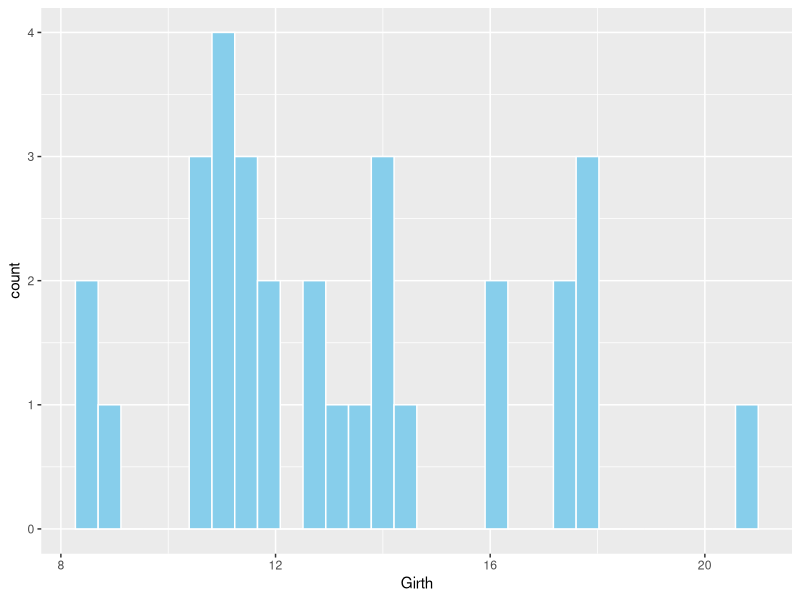
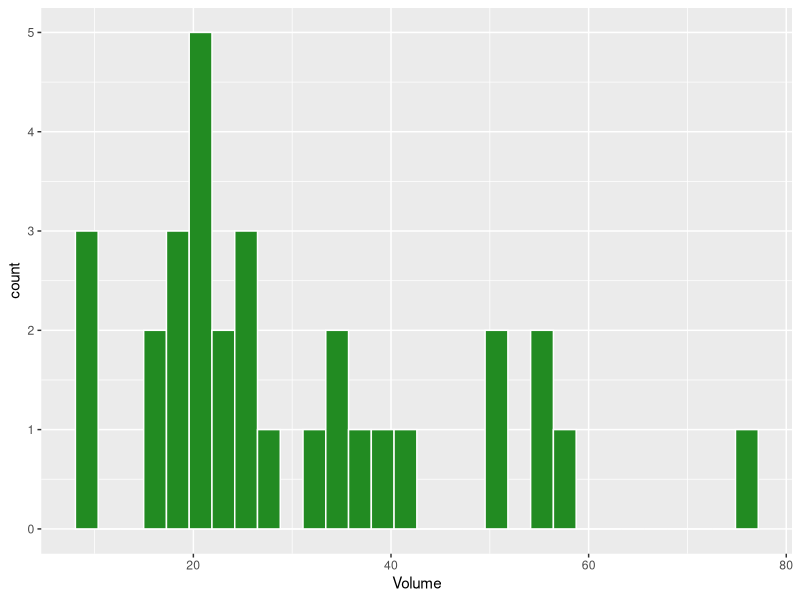
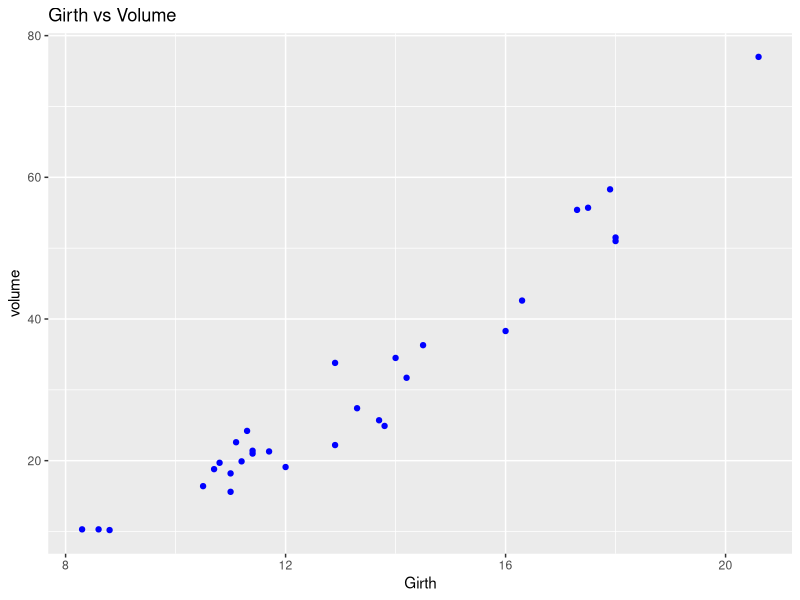

The R script that drew these images, in order:
## ---- chunk 1
library(ggplot2)
data("trees")
head(trees)
## ---- chunk 2
ggplot(trees, aes(Girth)) + 
  geom_histogram(bins = 30, fill = "skyblue", color = "white")
## ---- chunk 3
ggplot(trees, aes(Volume)) + 
  geom_histogram(bins = 30, fill = "forestgreen", color = "white")
## ---- chunk 4
ggplot(trees, aes(Girth, Volume)) + 
  geom_point(color = "blue") +
  labs(title = "Girth vs Volume",
       x = "Girth",
       y = "volume")
## ---- chunk 5
shapiro.test(trees$Volume)
## ---- chunk 6
shapiro.test(trees$Girth)
